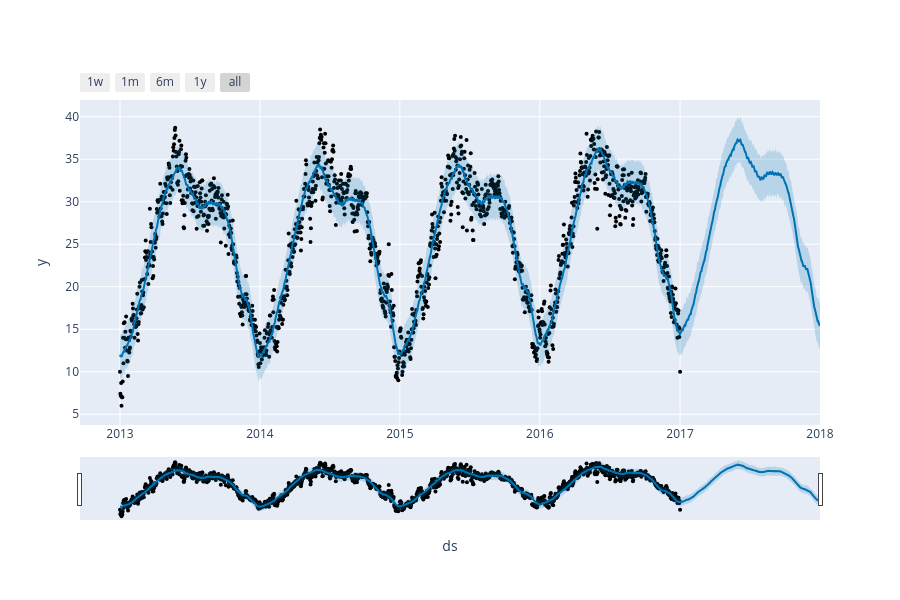
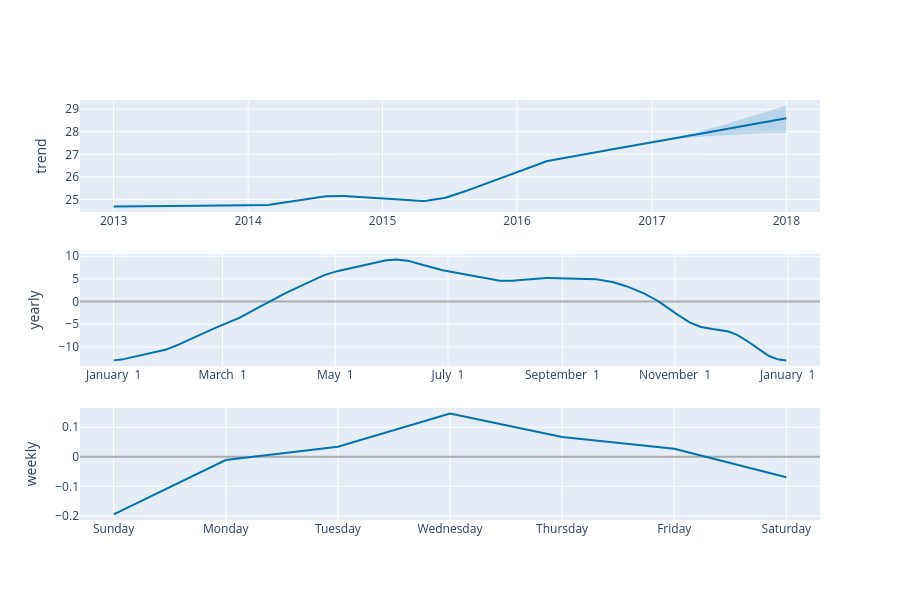

The cell these charts' notebook holds for them, in order:
### Code cell
from prophet import Prophet
from prophet.plot import plot_plotly, plot_components_plotly

# Create the model
model = Prophet()

# Train the model
model.fit(df)

# Create future dates
future = model.make_future_dataframe(periods=365)

# Predict future values
forecast = model.predict(future)

# Plot forecast
fig = plot_plotly(model, forecast)
fig.show()

# Plot trend, yearly seasonality, weekly seasonality
fig2 = plot_components_plotly(model, forecast)
fig2.show()

### Figure 1 — Plotly figure (JSON) as saved in the notebook; plotly's stock layout.template omitted (floating-point values rounded to 4 significant figures; data arrays with more than 128 entries replaced by an {"elided": "..."} marker saying what was removed)
{"data": [{"marker": {"color": "black", "size": 4}, "mode": "markers", "name": "Actual", "type": "scatter", "x": {"elided": "1462 str values"}, "y": {"elided": "1462 float values"}}, {"hoverinfo": "skip", "line": {"width": 0}, "mode": "lines", "type": "scatter", "x": {"elided": "1827 str values"}, "y": {"elided": "1827 float values"}}, {"fill": "tonexty", "fillcolor": "rgba(0, 114, 178, 0.2)", "line": {"color": "#0072B2", "width": 2}, "mode": "lines", "name": "Predicted", "type": "scatter", "x": {"elided": "1827 str values"}, "y": {"elided": "1827 float values"}}, {"fill": "tonexty", "fillcolor": "rgba(0, 114, 178, 0.2)", "hoverinfo": "skip", "line": {"width": 0}, "mode": "lines", "type": "scatter", "x": {"elided": "1827 str values"}, "y": {"elided": "1827 float values"}}], "layout": {"height": 600, "showlegend": false, "width": 900, "xaxis": {"rangeselector": {"buttons": [{"count": 7, "label": "1w", "step": "day", "stepmode": "backward"}, {"count": 1, "label": "1m", "step": "month", "stepmode": "backward"}, {"count": 6, "label": "6m", "step": "month", "stepmode": "backward"}, {"count": 1, "label": "1y", "step": "year", "stepmode": "backward"}, {"step": "all"}]}, "rangeslider": {"visible": true}, "title": {"text": "ds"}, "type": "date"}, "yaxis": {"title": {"text": "y"}}}}

### Figure 2 — Plotly figure (JSON) as saved in the notebook; plotly's stock layout.template omitted (floating-point values rounded to 4 significant figures; data arrays with more than 128 entries replaced by an {"elided": "..."} marker saying what was removed)
{"data": [{"line": {"color": "#0072B2", "width": 2}, "mode": "lines", "name": "trend", "type": "scatter", "x": {"elided": "1827 str values"}, "xaxis": "x", "y": {"elided": "1827 float values"}, "yaxis": "y"}, {"line": {"color": "rgba(0, 114, 178, 0.2)", "width": 0}, "mode": "lines", "name": "trend_upper", "type": "scatter", "x": {"elided": "1827 str values"}, "xaxis": "x", "y": {"elided": "1827 float values"}, "yaxis": "y"}, {"fill": "tonexty", "fillcolor": "rgba(0, 114, 178, 0.2)", "line": {"color": "rgba(0, 114, 178, 0.2)", "width": 0}, "mode": "lines", "name": "trend_lower", "type": "scatter", "x": {"elided": "1827 str values"}, "xaxis": "x", "y": {"elided": "1827 float values"}, "yaxis": "y"}, {"line": {"color": "#0072B2", "width": 2}, "mode": "lines", "name": "yearly", "type": "scatter", "x": {"elided": "365 str values"}, "xaxis": "x2", "y": {"elided": "365 float values"}, "yaxis": "y2"}, {"line": {"color": "#0072B2", "width": 2}, "mode": "lines", "name": "weekly", "type": "scatter", "x": ["2017-01-01T00:00:00.000000000", "2017-01-02T00:00:00.000000000", "2017-01-03T00:00:00.000000000", "2017-01-04T00:00:00.000000000", "2017-01-05T00:00:00.000000000", "2017-01-06T00:00:00.000000000", "2017-01-07T00:00:00.000000000"], "xaxis": "x3", "y": [-0.1951, -0.01084, 0.03406, 0.1463, 0.06716, 0.02753, -0.06912], "yaxis": "y3"}], "layout": {"height": 600, "showlegend": false, "width": 900, "xaxis": {"anchor": "y", "domain": [0, 1], "range": ["2012-10-01T16:48:00", "2018-04-02T07:12:00"], "type": "date"}, "xaxis2": {"anchor": "y2", "domain": [0, 1], "range": ["2016-12-13T18:54:02.958904115", "2018-01-18T11:04:57.863013581"], "tickformat": "%B %e", "type": "date"}, "xaxis3": {"anchor": "y3", "domain": [0, 1], "range": ["2016-12-31T16:48:00", "2017-01-07T07:12:00"], "tickformat": "%A", "type": "date"}, "yaxis": {"anchor": "x", "domain": [0.7333, 1], "rangemode": "normal", "title": {"text": "trend"}, "zerolinecolor": "#AAA"}, "yaxis2": {"anchor": "x2", "domain": [0.3667, 0.6333], "title": {"text": "yearly"}, "zerolinecolor": "#AAA"}, "yaxis3": {"anchor": "x3", "domain": [0, 0.2667], "title": {"text": "weekly"}, "zerolinecolor": "#AAA"}}}
